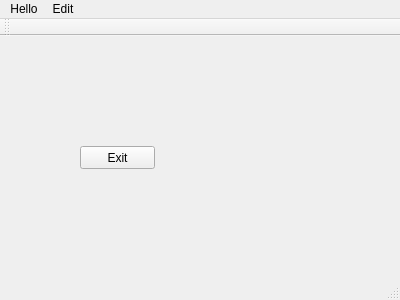
<?xml version="1.0" encoding="UTF-8"?>
<ui version="4.0">
 <class>MainView</class>
 <widget class="QMainWindow" name="MainView">
  <property name="geometry">
   <rect>
    <x>0</x>
    <y>0</y>
    <width>400</width>
    <height>300</height>
   </rect>
  </property>
  <property name="windowTitle">
   <string>MainView</string>
  </property>
  <widget class="QWidget" name="centralWidget">
   <widget class="QPushButton" name="btnExit">
    <property name="geometry">
     <rect>
      <x>80</x>
      <y>110</y>
      <width>75</width>
      <height>23</height>
     </rect>
    </property>
    <property name="minimumSize">
     <size>
      <width>75</width>
      <height>0</height>
     </size>
    </property>
    <property name="text">
     <string>Exit</string>
    </property>
    <property name="checkable">
     <bool>true</bool>
    </property>
   </widget>
  </widget>
  <widget class="QMenuBar" name="menuBar">
   <property name="geometry">
    <rect>
     <x>0</x>
     <y>0</y>
     <width>400</width>
     <height>20</height>
    </rect>
   </property>
   <widget class="QMenu" name="menuHello">
    <property name="title">
     <string>Hello</string>
    </property>
   </widget>
   <widget class="QMenu" name="menuEdit">
    <property name="title">
     <string>Edit</string>
    </property>
   </widget>
   <addaction name="menuHello"/>
   <addaction name="menuEdit"/>
  </widget>
  <widget class="QToolBar" name="mainToolBar">
   <attribute name="toolBarArea">
    <enum>TopToolBarArea</enum>
   </attribute>
   <attribute name="toolBarBreak">
    <bool>false</bool>
   </attribute>
  </widget>
  <widget class="QStatusBar" name="statusBar"/>
 </widget>
 <layoutdefault spacing="6" margin="11"/>
 <resources/>
 <connections/>
</ui>
